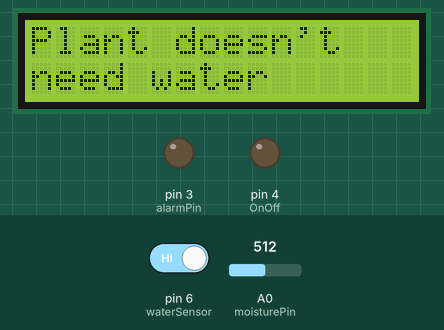
A sketch run on a simulated Arduino Uno, built with avr-gcc and run on an emulated ATmega328P. Parts: 16×2 character LCD, output pins drawn as LEDs (lit = HIGH). Dashed ring = blinking. Inputs (shaded band) come from the test bench; at power-on: pin 6 (waterSensor) HIGH, A0 (moisturePin) = 512.

Above: at 1.2 s.
1.3 s: pin 6 (waterSensor) driven LOW
At 1.9 s:
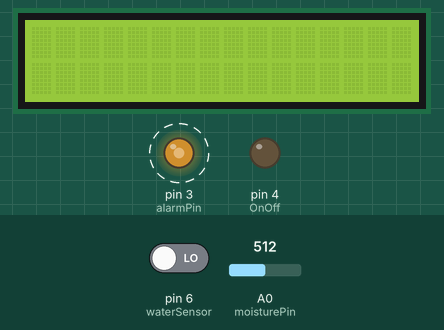
At 2.4 s:
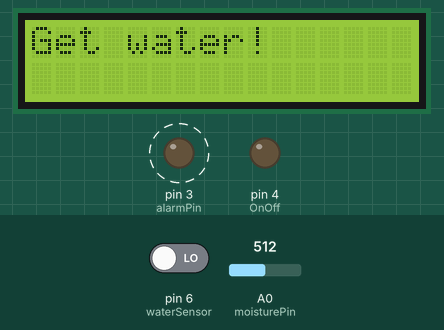
Timing chart, 0 to 10.3 s (numbered marks = the images above; inputs shaded):
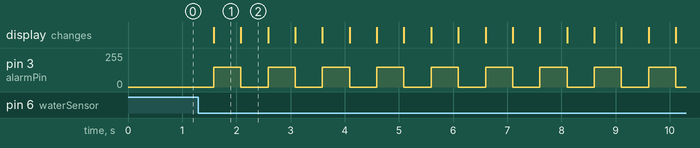

The sketch:

WaterPlant.ino
```cpp
#include <LiquidCrystal.h>

LiquidCrystal lcd(11, 12, 10, 9, 8, 7); // the LCD configuration
int waterSensor = 6; // water level detection sensor
int thresholdValue = 550; // soil moisture threshold
int moisturePin = A0; // soil moisture detection sensor
int OnOff = 4; // the state of the water pump
int alarmPin = 3; // the piezo alarm
```

Loop.ino
```cpp
void loop()
{
  digitalWrite(OnOff, LOW); // start with the water pump being inactive
  analogWrite(alarmPin, 0);
  lcd.clear();
  if (digitalRead(waterSensor) == LOW) // check if the water has fallen below the water level sensor
  {
    // set the alarm state to give the warning
    analogWrite(alarmPin, 150);
    delay(500);
    analogWrite(alarmPin, 0);
    lcd.setCursor(0, 0);
    lcd.print("Get water!");
  }
  else
  {
    int sensorValue = analogRead(moisturePin); // check the moisture level of the plant's soil
    if(sensorValue < thresholdValue)
    {
       lcd.setCursor(0, 0);
       lcd.print("Plant doesn't");
       lcd.setCursor(0, 1);
       lcd.print("need water");
    }
    else
    {
       lcd.setCursor(0, 0);
       lcd.print("Plant needs");
       lcd.setCursor(0, 1);
       lcd.print("water");
       digitalWrite(OnOff, HIGH); // if the plant needs water, the water pump will start
    }
  }
  delay(500);
}
```

Setup.ino
```cpp
void setup()
{
   lcd.begin(16, 2); // start the LCD and set it to take inputs
   // set the inputs and the outputs of the hardware
   pinMode(waterSensor, INPUT);
   pinMode(moisturePin, INPUT);
   pinMode(OnOff, OUTPUT);
   pinMode(alarmPin, OUTPUT);
}
```

Measured:
- after the input at 1.3 s, pin 3 (alarmPin): alternates 150/255 for 0.50 s and 0/255 for 0.50 s, starting after 0.28 s; the display: changes after 0.28 s (image 1)
- what the display in image 1 shows lasts 0.5 s, from 1.6 s to 2.1 s
